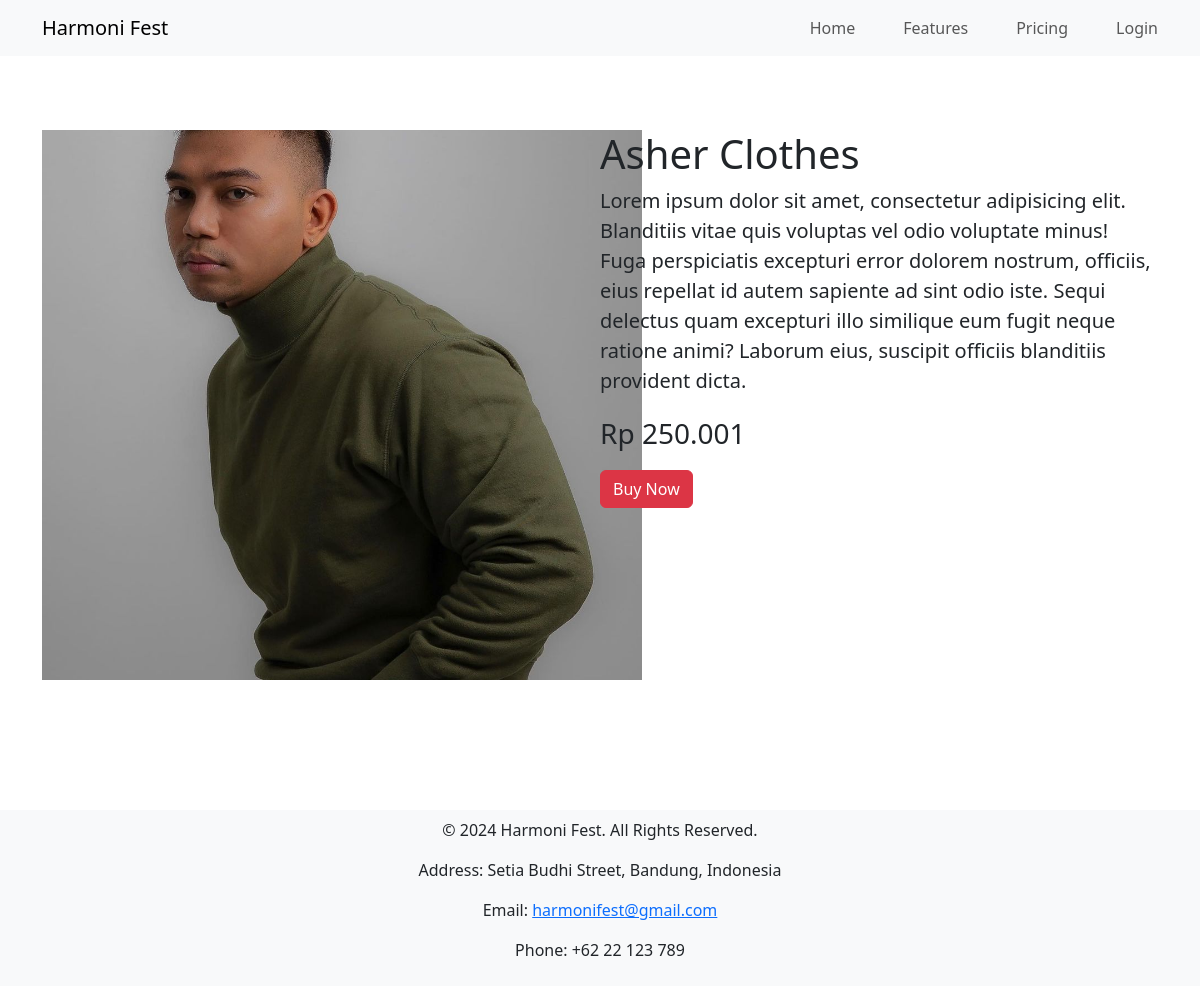
Screenshot of /assets/partikels/buy.php?nama_produk=Asher Clothes with the database file from the repository.
### tables this page shows
CREATE TABLE `shop` (
  `id` int NOT NULL,
  `nama_produk` varchar(50) NOT NULL,
  `desk` text NOT NULL,
  `harga_produk` varchar(20) NOT NULL,
  `gambar_produk` varchar(255) NOT NULL
);

### inc/function.php (called while the page is built, shortened)
<?php
$conn = mysqli_connect("localhost", "root", "", "pw2024_tubes_233040026");
function query($query)
{
    global $conn;
    $result = mysqli_query($conn, $query);
    $rows = [];
    while ($row = mysqli_fetch_assoc($result)) {
        $rows[] = $row;
    }
    return $rows;
}

### assets/partikels/buy.php (the view, shortened to what this page needs)
<?php
require '../../inc/function.php';
$nama = $_GET['nama_produk'];
$buy = query("SELECT * FROM shop WHERE nama_produk = '$nama'");
?>
<!doctype html>
<html lang="en">
<head>
    <link href="https://cdn.jsdelivr.net/npm/bootstrap@5.3.2/dist/css/bootstrap.min.css" rel="stylesheet" />
</head>
<body>
    <nav class="navbar bg-body-tertiary fixed-top">
        <div class="container d-flex justify-content-between align-items-center">
            <a class="navbar-brand" href="#">Harmoni Fest</a>
            <ul class="navbar-nav d-flex justify-content-center align-items-center flex-row gap-5">
                <li class="nav-item">
                    <a class="nav-link" href="../../index.php">Home</a>
                </li>
                <li class="nav-item">
                    <a class="nav-link" href="#">Features</a>
                </li>
                <li class="nav-item">
                    <a class="nav-link" href="#">Pricing</a>
                </li>
                <li class="nav-item">
                    <a class="nav-link" href="#">Login</a>
                </li>
            </ul>
        </div>
    </nav>
    <div class="container mt-6 d-flex">
        <?php foreach ($buy as $by) : ?>
            <div class="col-lg-5 bg-dark">
                <img src="../../assets/img/<?= $by['gambar_produk'] ?>" class="object-fit-cover" width="600px" height="550px" alt="">
            </div>
            <div class="col-lg-6 offset-lg-1">
                <h1><?= $by['nama_produk'] ?></h1>
                <p class="fs-5"><?= $by['desk'] ?>
                <p class="fs-3">Rp <?= $by['harga_produk'] ?></p>
                <button class="btn btn-danger ">Buy Now</button>
            </div>
        <?php endforeach; ?>
    </div>
    <?php require 'footer.php' ?>
</body>
</html>

### assets/partikels/buy.php (style rules this page uses)
.mt-6 { margin-top: 130px; margin-bottom: 130px; }

### rows the page displays
shop: gambar_produk (picture), nama_produk "Asher Clothes", desk "Lorem ipsum dolor sit amet, consectetur adipisicing elit. Blanditiis vitae quis voluptas vel odio voluptate minus! Fuga perspiciatis excepturi error dolorem nostrum, officiis, eius repellat id autem sapiente ad sint odio iste. Sequi delectus quam excepturi illo similique eum fugit neque ratione animi? Laborum eius, suscipit officiis blanditiis provident dicta.", harga_produk "250.001"
